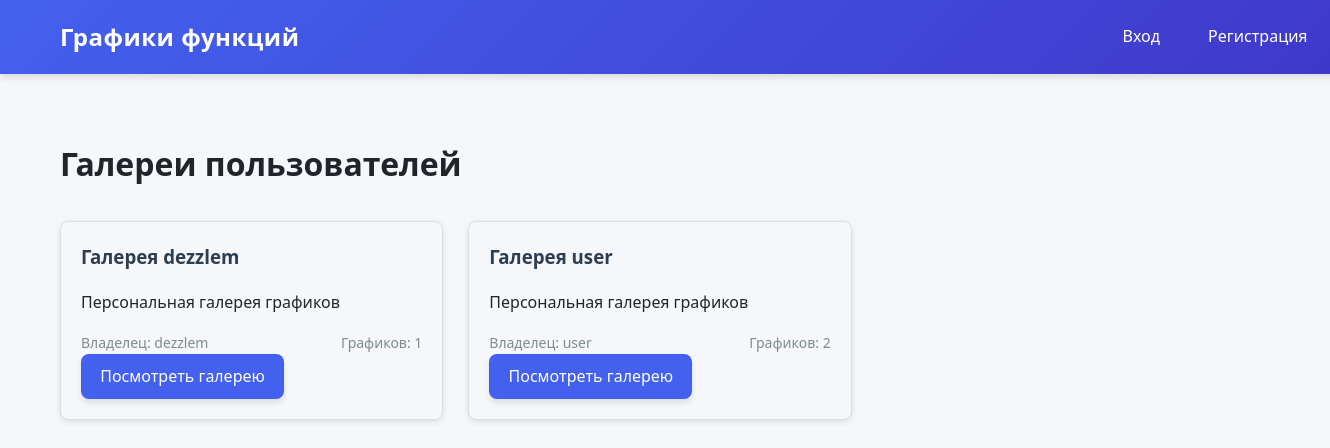
/, run on an earlier commit of the app's database.
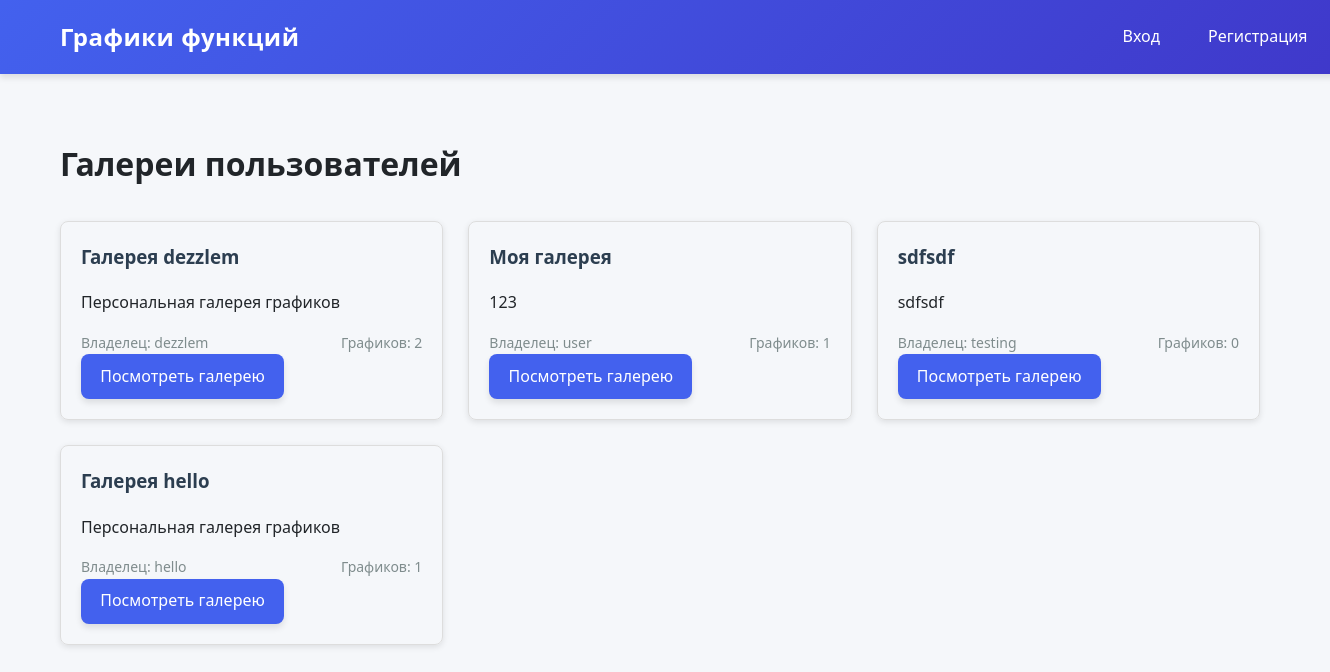
And on a later commit of the database.
### graphs/models.py (models this page shows, shortened)
class UserGallery(models.Model):
    user = models.OneToOneField(settings.AUTH_USER_MODEL, on_delete=models.CASCADE, related_name='gallery')
    title = models.CharField(max_length=100, unique=True)
    description = models.TextField(blank=True)
    created_at = models.DateTimeField(auto_now_add=True)
    class Meta:
        verbose_name_plural = "User Galleries"
        constraints = [
            models.UniqueConstraint(fields=['title'], name='unique_gallery_title')
        ]

class CustomUser(AbstractUser):
    USER_TYPE_CHOICES = (
        ('admin', 'Admin'),
        ('registered', 'Registered'),
        ('guest', 'Guest'),
    )
    user_type = models.CharField(
        max_length=20,
        choices=USER_TYPE_CHOICES,
        default='registered'  # Установите registered по умолчанию
    )
    email = models.EmailField(unique=True)

### graphs/views.py (the view)
# urls.py: path('', views.gallery_list, name='gallery_list'),  # Главная страница с галереями
def gallery_list(request):
    galleries = UserGallery.objects.all().select_related('user')
    return render(request, 'graphs/list.html', {'galleries': galleries})

### templates/graphs/list.html (shortened to what this page needs)
<!DOCTYPE html>
{% extends 'graphs/base.html' %}
{% block content %}
<html lang="ru">
<head>
</head>
<body>
    <div class="header">
        <h1>Галереи пользователей</h1>
    </div>
    <div class="galleries-container">
        {% for gallery in galleries %}
            <div class="gallery-card">
                <h3>
                    <a href="{% url 'user_gallery' gallery.user.id %}" style="text-decoration: none; color: inherit;">
                        {{ gallery.title|default:gallery.user.username }}
                    </a>
                </h3>
                <p>{{ gallery.description|default:"Персональная галерея графиков" }}</p>
                <div class="gallery-meta">
                    <span>Владелец: {{ gallery.user.username }}</span>
                    <span>Графиков: {{ gallery.user.graph_set.count }}</span>
                </div>
                <a href="{% url 'user_gallery' gallery.user.id %}" class="btn">
                    Посмотреть галерею
                </a>
            </div>
        {% empty %}
            <div class="empty-message">
                <p>Пока нет ни одной галереи. {% if user.is_authenticated and user.user_type == 'registered' %}Создайте первый график!{% endif %}</p>
            </div>
        {% endfor %}
    </div>
</body>
</html>
{% endblock %}

What changed in the data, as far as the page shows it:
computed for UserGallery "Галерея dezzlem": user.graph_set.count "1" → "2"
changed UserGallery "user": title "Галерея user" → "Моя галерея"; description "Персональная галерея графиков" → "123"; user.graph_set.count "2" → "1"
added UserGallery: title "sdfsdf", description "sdfsdf", user.username "testing", user.graph_set.count "0"
added UserGallery: title "Галерея hello", description "Персональная галерея графиков", user.username "hello", user.graph_set.count "1"
